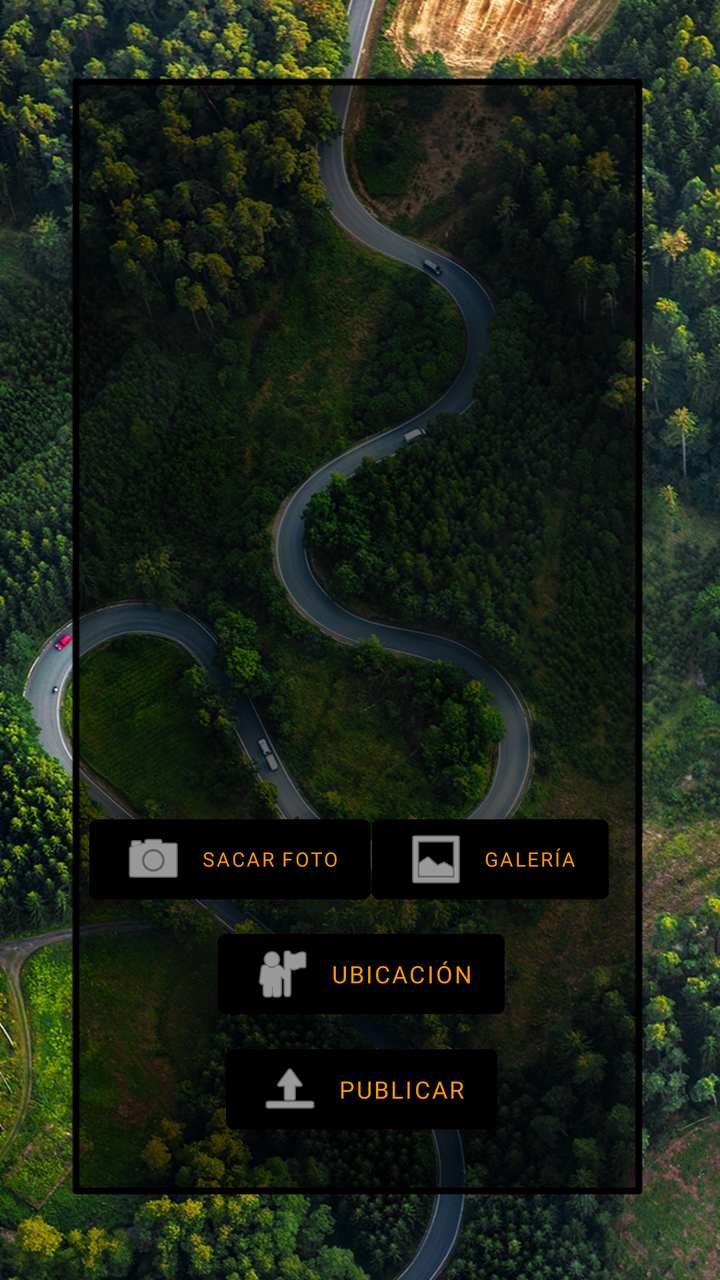
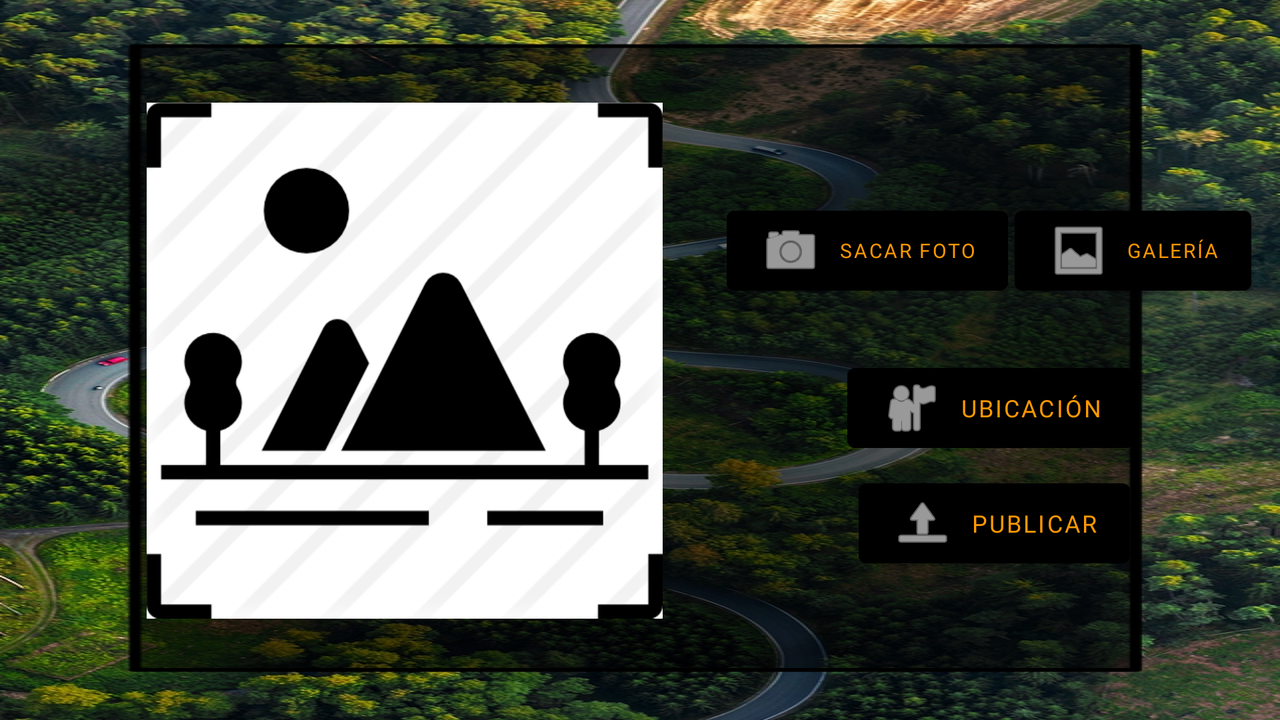

Compare how this app lays out the same screen by default and in its alternative resource folder. The renders come first, then the two layout files and the values they reference.
<!-- AndroidManifest.xml: application theme Theme.Entrega2_DAS -->
<!-- res/layout/activity_nueva_publicacion.xml -->
<?xml version="1.0" encoding="utf-8"?>
<androidx.constraintlayout.widget.ConstraintLayout xmlns:android="http://schemas.android.com/apk/res/android"
    xmlns:app="http://schemas.android.com/apk/res-auto"
    xmlns:tools="http://schemas.android.com/tools"
    android:layout_width="match_parent"
    android:layout_height="match_parent"
    android:background="@drawable/fondonuevapublicacion"
    tools:context=".Principal.NuevaPublicacion">

    <ImageView
        android:id="@+id/foto"
        android:layout_width="258dp"
        android:layout_height="349dp"
        app:layout_constraintBottom_toBottomOf="parent"
        app:layout_constraintEnd_toEndOf="parent"
        app:layout_constraintHorizontal_bias="0.496"
        app:layout_constraintStart_toStartOf="parent"
        app:layout_constraintTop_toTopOf="parent"
        app:layout_constraintVertical_bias="0.188"
        tools:srcCompat="@tools:sample/avatars" />

    <Button
        android:id="@+id/bCamara"
        android:layout_width="wrap_content"
        android:layout_height="wrap_content"
        android:backgroundTint="#000000"
        android:fontFamily="@font/allerta_stencil"
        android:text="Sacar foto"
        android:textColor="#FF9800"
        android:textSize="10sp"
        app:icon="@android:drawable/ic_menu_camera"
        app:layout_constraintBottom_toBottomOf="parent"
        app:layout_constraintEnd_toEndOf="parent"
        app:layout_constraintHorizontal_bias="0.204"
        app:layout_constraintStart_toStartOf="parent"
        app:layout_constraintTop_toBottomOf="@+id/foto"
        app:layout_constraintVertical_bias="0.0" />

    <Button
        android:id="@+id/bPublicar"
        android:layout_width="wrap_content"
        android:layout_height="wrap_content"
        android:backgroundTint="#000000"
        android:fontFamily="@font/allerta_stencil"
        android:text="Publicar"
        android:textColor="#FF9800"
        android:textSize="12sp"
        app:icon="@android:drawable/ic_menu_upload"
        app:layout_constraintBottom_toBottomOf="parent"
        app:layout_constraintEnd_toEndOf="parent"
        app:layout_constraintHorizontal_bias="0.503"
        app:layout_constraintStart_toStartOf="parent"
        app:layout_constraintTop_toBottomOf="@+id/bUbicacion"
        app:layout_constraintVertical_bias="0.076" />

    <Button
        android:id="@+id/bUbicacion"
        android:layout_width="wrap_content"
        android:layout_height="wrap_content"
        android:backgroundTint="#000000"
        android:fontFamily="@font/allerta_stencil"
        android:text="Ubicación"
        android:textColor="#FF9800"
        android:textSize="12sp"
        app:icon="@android:drawable/ic_menu_myplaces"
        app:layout_constraintBottom_toBottomOf="parent"
        app:layout_constraintEnd_toEndOf="parent"
        app:layout_constraintHorizontal_bias="0.503"
        app:layout_constraintStart_toStartOf="parent"
        app:layout_constraintTop_toBottomOf="@+id/bGaleria"
        app:layout_constraintVertical_bias="0.041" />

    <Button
        android:id="@+id/bGaleria"
        android:layout_width="wrap_content"
        android:layout_height="wrap_content"
        android:backgroundTint="#000000"
        android:fontFamily="@font/allerta_stencil"
        android:text="Galería"
        android:textColor="#FF9800"
        android:textSize="10sp"
        app:icon="@android:drawable/ic_menu_gallery"
        app:layout_constraintBottom_toBottomOf="parent"
        app:layout_constraintEnd_toEndOf="parent"
        app:layout_constraintHorizontal_bias="0.011"
        app:layout_constraintStart_toEndOf="@+id/bCamara"
        app:layout_constraintTop_toBottomOf="@+id/foto"
        app:layout_constraintVertical_bias="0.0" />
</androidx.constraintlayout.widget.ConstraintLayout>
<!-- resources referenced by this layout -->
<resources>
  <!-- drawable fondonuevapublicacion: jpg bitmap (drawable, 649063 bytes) -->
  <style name="Theme.Entrega2_DAS" parent="Theme.MaterialComponents.DayNight.DarkActionBar">
          
          <item name="colorPrimary">@color/purple_500</item>
          <item name="colorPrimaryVariant">@color/purple_700</item>
          <item name="colorOnPrimary">@color/white</item>
          
          <item name="colorSecondary">@color/teal_200</item>
          <item name="colorSecondaryVariant">@color/teal_700</item>
          <item name="colorOnSecondary">@color/black</item>
          
          <item name="android:statusBarColor" tools:targetApi="l">?attr/colorPrimaryVariant</item>
          
      </style>
</resources>
<!-- res/layout-land/activity_nueva_publicacion.xml (the repository's variant of the layout above) -->
<!-- drawn on the phone turned sideways -->
<?xml version="1.0" encoding="utf-8"?>
<androidx.constraintlayout.widget.ConstraintLayout xmlns:android="http://schemas.android.com/apk/res/android"
    xmlns:app="http://schemas.android.com/apk/res-auto"
    xmlns:tools="http://schemas.android.com/tools"
    android:layout_width="match_parent"
    android:layout_height="match_parent"
    android:background="@drawable/fondonuevapublicacion"
    tools:context=".Principal.NuevaPublicacion">

    <ImageView
        android:id="@+id/foto"
        android:layout_width="258dp"
        android:layout_height="349dp"
        app:layout_constraintBottom_toBottomOf="parent"
        app:layout_constraintEnd_toEndOf="parent"
        app:layout_constraintHorizontal_bias="0.192"
        app:layout_constraintStart_toStartOf="parent"
        app:layout_constraintTop_toTopOf="parent"
        tools:srcCompat="@drawable/landscape" />

    <Button
        android:id="@+id/bCamara"
        android:layout_width="wrap_content"
        android:layout_height="wrap_content"
        android:backgroundTint="#000000"
        android:fontFamily="@font/allerta_stencil"
        android:text="Sacar foto"
        android:textColor="#FF9800"
        android:textSize="10sp"
        app:icon="@android:drawable/ic_menu_camera"
        app:layout_constraintBottom_toBottomOf="parent"
        app:layout_constraintEnd_toEndOf="parent"
        app:layout_constraintHorizontal_bias="0.19"
        app:layout_constraintStart_toEndOf="@+id/foto"
        app:layout_constraintTop_toTopOf="parent"
        app:layout_constraintVertical_bias="0.322" />

    <Button
        android:id="@+id/bUbicacion"
        android:layout_width="wrap_content"
        android:layout_height="wrap_content"
        android:backgroundTint="#000000"
        android:fontFamily="@font/allerta_stencil"
        android:text="Ubicación"
        android:textColor="#FF9800"
        android:textSize="12sp"
        app:icon="@android:drawable/ic_menu_myplaces"
        app:layout_constraintBottom_toBottomOf="parent"
        app:layout_constraintEnd_toEndOf="@+id/bGaleria"
        app:layout_constraintHorizontal_bias="0.508"
        app:layout_constraintStart_toStartOf="@+id/bCamara"
        app:layout_constraintTop_toBottomOf="@+id/bGaleria"
        app:layout_constraintVertical_bias="0.171" />

    <Button
        android:id="@+id/bPublicar"
        android:layout_width="wrap_content"
        android:layout_height="wrap_content"
        android:backgroundTint="#000000"
        android:fontFamily="@font/allerta_stencil"
        android:text="Publicar"
        android:textColor="#FF9800"
        android:textSize="12sp"
        app:icon="@android:drawable/ic_menu_upload"
        app:layout_constraintBottom_toBottomOf="parent"
        app:layout_constraintEnd_toEndOf="@+id/bUbicacion"
        app:layout_constraintHorizontal_bias="0.723"
        app:layout_constraintStart_toStartOf="@+id/bUbicacion"
        app:layout_constraintTop_toBottomOf="@+id/bUbicacion"
        app:layout_constraintVertical_bias="0.072" />

    <Button
        android:id="@+id/bGaleria"
        android:layout_width="wrap_content"
        android:layout_height="wrap_content"
        android:backgroundTint="#000000"
        android:fontFamily="@font/allerta_stencil"
        android:text="Galería"
        android:textColor="#FF9800"
        android:textSize="10sp"
        app:icon="@android:drawable/ic_menu_gallery"
        app:layout_constraintBottom_toBottomOf="parent"
        app:layout_constraintEnd_toEndOf="parent"
        app:layout_constraintHorizontal_bias="0.18"
        app:layout_constraintStart_toEndOf="@+id/bCamara"
        app:layout_constraintTop_toTopOf="parent"
        app:layout_constraintVertical_bias="0.322" />
</androidx.constraintlayout.widget.ConstraintLayout>
<!-- resources referenced by the variant -->
<!-- as the phone turned sideways resolves them -->
<resources>
  <!-- drawable fondonuevapublicacion: jpg bitmap (drawable, 649063 bytes) -->
  <!-- drawable landscape: png bitmap (drawable, 26869 bytes) -->
  <style name="Theme.Entrega2_DAS" parent="Theme.MaterialComponents.DayNight.DarkActionBar">
          
          <item name="colorPrimary">@color/purple_500</item>
          <item name="colorPrimaryVariant">@color/purple_700</item>
          <item name="colorOnPrimary">@color/white</item>
          
          <item name="colorSecondary">@color/teal_200</item>
          <item name="colorSecondaryVariant">@color/teal_700</item>
          <item name="colorOnSecondary">@color/black</item>
          
          <item name="android:statusBarColor" tools:targetApi="l">?attr/colorPrimaryVariant</item>
          
      </style>
</resources>
